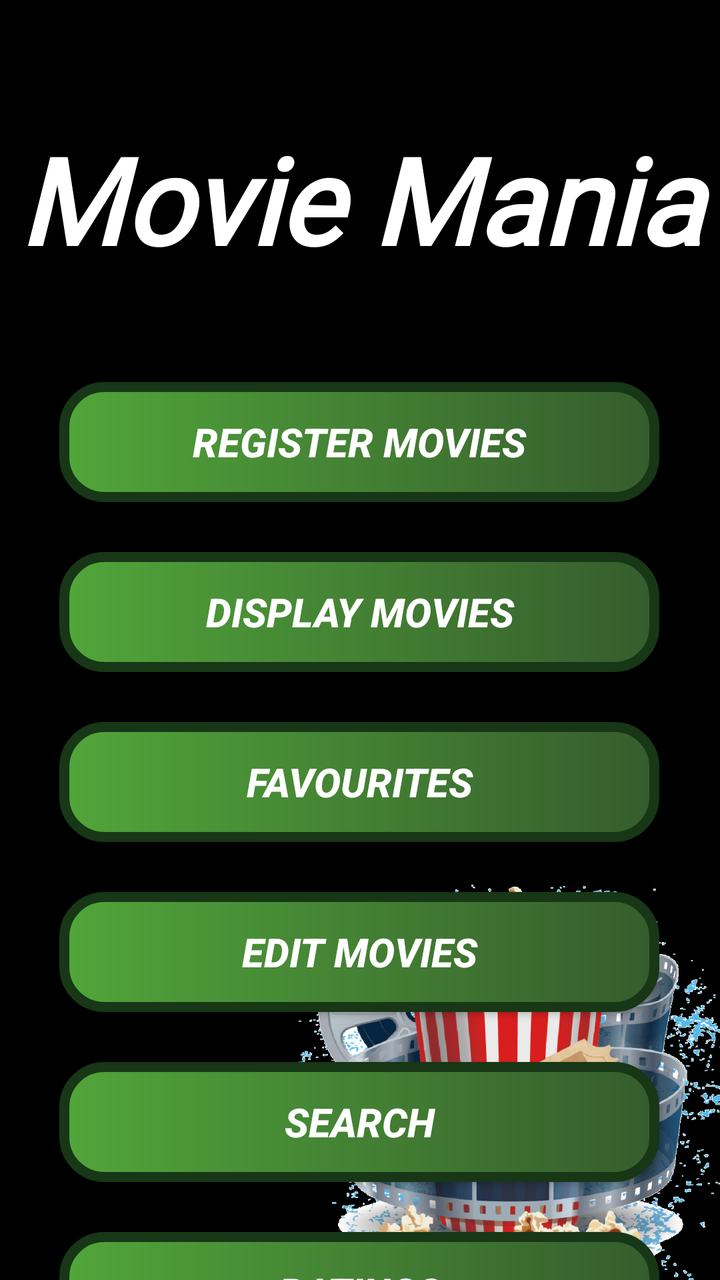
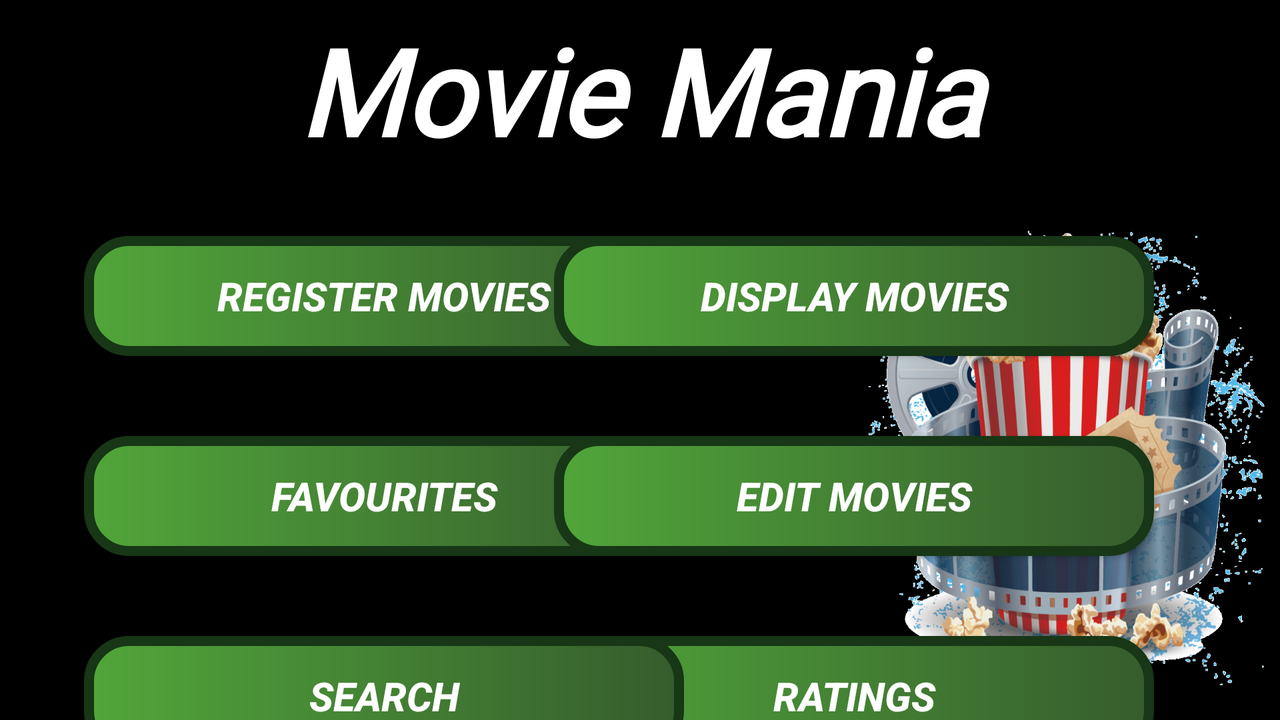

An Android layout and its configuration variant, each rendered on a device that would load it. The default file and the variant file are quoted in full after the pictures.
<!-- AndroidManifest.xml: application theme Theme.MovieMania -->
<!-- res/layout/activity_menu.xml -->
<?xml version="1.0" encoding="utf-8"?>
<androidx.constraintlayout.widget.ConstraintLayout xmlns:android="http://schemas.android.com/apk/res/android"
    xmlns:app="http://schemas.android.com/apk/res-auto"
    xmlns:tools="http://schemas.android.com/tools"
    android:layout_width="match_parent"
    android:layout_height="match_parent"
    android:background="@drawable/menu_port"
    tools:context=".MenuActivity">

    <TextView
        android:id="@+id/mainHeading"
        android:layout_width="0dp"
        android:layout_height="87dp"
        android:layout_marginTop="56dp"
        android:fontFamily="@font/amarante"
        android:gravity="center"
        android:text="@string/movie_mania"
        android:textAlignment="center"
        android:textColor="@color/white"
        android:textSize="60sp"
        android:textStyle="bold|italic"
        app:layout_constraintEnd_toEndOf="parent"
        app:layout_constraintHorizontal_bias="0.6"
        app:layout_constraintStart_toStartOf="parent"
        app:layout_constraintTop_toTopOf="parent" />

    <androidx.appcompat.widget.AppCompatButton
        android:id="@+id/btnRegister"
        android:layout_width="300dp"
        android:layout_height="60dp"
        android:layout_marginTop="48dp"
        android:background="@drawable/button"
        android:text="@string/register_movies"
        android:textColor="@color/white"
        android:textSize="20sp"
        android:textStyle="bold|italic"
        app:layout_constraintEnd_toEndOf="parent"
        app:layout_constraintHorizontal_bias="0.495"
        app:layout_constraintStart_toStartOf="parent"
        app:layout_constraintTop_toBottomOf="@+id/mainHeading"
        android:onClick="registerMovie"/>

    <androidx.appcompat.widget.AppCompatButton
        android:id="@+id/btnDisplay"
        android:layout_width="300dp"
        android:layout_height="60dp"
        android:layout_marginTop="25dp"
        android:background="@drawable/button"
        android:text="@string/display_movies"
        android:textColor="@color/white"
        android:textSize="20sp"
        android:textStyle="bold|italic"
        app:layout_constraintEnd_toEndOf="parent"
        app:layout_constraintHorizontal_bias="0.495"
        app:layout_constraintStart_toStartOf="parent"
        app:layout_constraintTop_toBottomOf="@+id/btnRegister"
        android:onClick="displayMovies"/>

    <androidx.appcompat.widget.AppCompatButton
        android:id="@+id/btnFavourites"
        android:layout_width="300dp"
        android:layout_height="60dp"
        android:layout_marginTop="25dp"
        android:background="@drawable/button"
        android:text="@string/favourites"
        android:textColor="@color/white"
        android:textSize="20sp"
        android:textStyle="bold|italic"
        app:layout_constraintEnd_toEndOf="parent"
        app:layout_constraintHorizontal_bias="0.495"
        app:layout_constraintStart_toStartOf="parent"
        app:layout_constraintTop_toBottomOf="@+id/btnDisplay"
        android:onClick="favourites"/>

    <androidx.appcompat.widget.AppCompatButton
        android:id="@+id/btnEditMovies"
        android:layout_width="300dp"
        android:layout_height="60dp"
        android:layout_marginTop="25dp"
        android:background="@drawable/button"
        android:text="@string/edit_movies"
        android:textColor="@color/white"
        android:textSize="20sp"
        android:textStyle="bold|italic"
        app:layout_constraintEnd_toEndOf="parent"
        app:layout_constraintHorizontal_bias="0.495"
        app:layout_constraintStart_toStartOf="parent"
        app:layout_constraintTop_toBottomOf="@+id/btnFavourites"
        android:onClick="editMovies"/>

    <androidx.appcompat.widget.AppCompatButton
        android:id="@+id/btnSeacrh"
        android:layout_width="300dp"
        android:layout_height="60dp"
        android:layout_marginTop="25dp"
        android:background="@drawable/button"
        android:text="@string/search"
        android:textColor="@color/white"
        android:textSize="20sp"
        android:textStyle="bold|italic"
        app:layout_constraintEnd_toEndOf="parent"
        app:layout_constraintHorizontal_bias="0.495"
        app:layout_constraintStart_toStartOf="parent"
        app:layout_constraintTop_toBottomOf="@+id/btnEditMovies"
        android:onClick="searchMovies"/>

    <androidx.appcompat.widget.AppCompatButton
        android:id="@+id/btnRatings"
        android:layout_width="300dp"
        android:layout_height="60dp"
        android:layout_marginTop="25dp"
        android:background="@drawable/button"
        android:text="@string/ratings"
        android:textColor="@color/white"
        android:textSize="20sp"
        android:textStyle="bold|italic"
        app:layout_constraintEnd_toEndOf="parent"
        app:layout_constraintHorizontal_bias="0.495"
        app:layout_constraintStart_toStartOf="parent"
        app:layout_constraintTop_toBottomOf="@+id/btnSeacrh"
        android:onClick="ratingMovies"/>


</androidx.constraintlayout.widget.ConstraintLayout>
<!-- resources referenced by this layout -->
<resources>
  <color name="white">#FFFFFFFF</color>
  <!-- drawable button (drawable) -->
  <?xml version="1.0" encoding="utf-8"?>
  <layer-list xmlns:android="http://schemas.android.com/apk/res/android">
      <item>
          <shape  android:shape="rectangle" >
              <corners
                  android:radius="20dp"
                  />
              <size
                  android:height="60dp"
                  />
              <stroke
                  android:width="5dp"
                  android:color="@color/btnBorder"
                  />
              <gradient
                  android:type="linear"
                  android:startColor="@color/btnBg"
                  android:endColor="@color/btnBg1"
                  />
          </shape>
      </item>
  </layer-list>
  <!-- drawable menu_port: png bitmap (drawable, 1002769 bytes) -->
  <string name="display_movies">Display Movies</string>
  <string name="edit_movies">Edit Movies</string>
  <string name="favourites">Favourites</string>
  <string name="movie_mania">Movie Mania</string>
  <string name="ratings">Ratings</string>
  <string name="register_movies">Register Movies</string>
  <string name="search">Search</string>
  <style name="Theme.MovieMania" parent="Theme.MaterialComponents.DayNight.DarkActionBar">
          
          <item name="colorPrimary">@color/purple_500</item>
          <item name="colorPrimaryVariant">@color/purple_700</item>
          <item name="colorOnPrimary">@color/white</item>
          
          <item name="colorSecondary">@color/teal_200</item>
          <item name="colorSecondaryVariant">@color/teal_700</item>
          <item name="colorOnSecondary">@color/black</item>
          
          <item name="android:statusBarColor" tools:targetApi="l">?attr/colorPrimaryVariant</item>
          
      </style>
  <color name="btnBorder">#173716</color>
  <color name="btnBg">#51A63A</color>
  <color name="btnBg1">#365C2D</color>
  <color name="purple_500">#FF6200EE</color>
  <color name="purple_700">#FF3700B3</color>
  <color name="teal_200">#FF03DAC5</color>
  <color name="teal_700">#FF018786</color>
  <color name="black">#FF000000</color>
</resources>
<!-- res/layout-land/activity_menu.xml (the repository's variant of the layout above) -->
<!-- drawn on the phone turned sideways -->
<?xml version="1.0" encoding="utf-8"?>
<androidx.constraintlayout.widget.ConstraintLayout xmlns:android="http://schemas.android.com/apk/res/android"
    xmlns:app="http://schemas.android.com/apk/res-auto"
    xmlns:tools="http://schemas.android.com/tools"
    android:layout_width="match_parent"
    android:layout_height="match_parent"
    android:background="@drawable/menu_land"
    tools:context=".MenuActivity">

    <TextView
        android:id="@+id/mainHeading"
        android:layout_width="465dp"
        android:layout_height="90dp"
        android:fontFamily="@font/amarante"
        android:gravity="center"
        android:text="@string/movie_mania"
        android:textAlignment="center"
        android:textColor="@color/white"
        android:textSize="60sp"
        android:textStyle="bold|italic"
        app:layout_constraintEnd_toEndOf="parent"
        app:layout_constraintStart_toStartOf="parent"
        app:layout_constraintTop_toTopOf="parent" />

    <androidx.appcompat.widget.AppCompatButton
        android:id="@+id/btnRegister"
        android:layout_width="300dp"
        android:layout_height="60dp"
        android:layout_marginTop="28dp"
        android:background="@drawable/button"
        android:onClick="registerMovie"
        android:text="@string/register_movies"
        android:textColor="@color/white"
        android:textSize="20sp"
        android:textStyle="bold|italic"
        app:layout_constraintEnd_toEndOf="parent"
        app:layout_constraintHorizontal_bias="0.124"
        app:layout_constraintStart_toStartOf="parent"
        app:layout_constraintTop_toBottomOf="@+id/mainHeading" />

    <androidx.appcompat.widget.AppCompatButton
        android:id="@+id/btnDisplay"
        android:layout_width="300dp"
        android:layout_height="60dp"
        android:layout_marginTop="28dp"
        android:background="@drawable/button"
        android:onClick="displayMovies"
        android:text="@string/display_movies"
        android:textColor="@color/white"
        android:textSize="20sp"
        android:textStyle="bold|italic"
        app:layout_constraintEnd_toEndOf="parent"
        app:layout_constraintHorizontal_bias="0.815"
        app:layout_constraintStart_toStartOf="parent"
        app:layout_constraintTop_toBottomOf="@+id/mainHeading" />

    <androidx.appcompat.widget.AppCompatButton
        android:id="@+id/btnFavourites"
        android:layout_width="300dp"
        android:layout_height="60dp"
        android:layout_marginTop="40dp"
        android:background="@drawable/button"
        android:onClick="favourites"
        android:text="@string/favourites"
        android:textColor="@color/white"
        android:textSize="20sp"
        android:textStyle="bold|italic"
        app:layout_constraintEnd_toEndOf="parent"
        app:layout_constraintHorizontal_bias="0.124"
        app:layout_constraintStart_toStartOf="parent"
        app:layout_constraintTop_toBottomOf="@+id/btnRegister" />

    <androidx.appcompat.widget.AppCompatButton
        android:id="@+id/btnEditMovies"
        android:layout_width="300dp"
        android:layout_height="60dp"
        android:layout_marginTop="40dp"
        android:background="@drawable/button"
        android:onClick="editMovies"
        android:text="@string/edit_movies"
        android:textColor="@color/white"
        android:textSize="20sp"
        android:textStyle="bold|italic"
        app:layout_constraintEnd_toEndOf="parent"
        app:layout_constraintHorizontal_bias="0.815"
        app:layout_constraintStart_toStartOf="parent"
        app:layout_constraintTop_toBottomOf="@+id/btnDisplay" />

    <androidx.appcompat.widget.AppCompatButton
        android:id="@+id/btnRatings"
        android:layout_width="300dp"
        android:layout_height="60dp"
        android:layout_marginTop="40dp"
        android:background="@drawable/button"
        android:onClick="ratingMovies"
        android:text="@string/ratings"
        android:textColor="@color/white"
        android:textSize="20sp"
        android:textStyle="bold|italic"
        app:layout_constraintEnd_toEndOf="parent"
        app:layout_constraintHorizontal_bias="0.815"
        app:layout_constraintStart_toStartOf="parent"
        app:layout_constraintTop_toBottomOf="@+id/btnEditMovies" />

    <androidx.appcompat.widget.AppCompatButton
        android:id="@+id/btnSeacrh"
        android:layout_width="300dp"
        android:layout_height="60dp"
        android:layout_marginTop="40dp"
        android:background="@drawable/button"
        android:onClick="searchMovies"
        android:text="@string/search"
        android:textColor="@color/white"
        android:textSize="20sp"
        android:textStyle="bold|italic"
        app:layout_constraintEnd_toEndOf="parent"
        app:layout_constraintHorizontal_bias="0.124"
        app:layout_constraintStart_toStartOf="parent"
        app:layout_constraintTop_toBottomOf="@+id/btnFavourites" />


</androidx.constraintlayout.widget.ConstraintLayout>
<!-- resources referenced by the variant -->
<!-- as the phone turned sideways resolves them -->
<resources>
  <color name="white">#FFFFFFFF</color>
  <!-- drawable button (drawable) -->
  <?xml version="1.0" encoding="utf-8"?>
  <layer-list xmlns:android="http://schemas.android.com/apk/res/android">
      <item>
          <shape  android:shape="rectangle" >
              <corners
                  android:radius="20dp"
                  />
              <size
                  android:height="60dp"
                  />
              <stroke
                  android:width="5dp"
                  android:color="@color/btnBorder"
                  />
              <gradient
                  android:type="linear"
                  android:startColor="@color/btnBg"
                  android:endColor="@color/btnBg1"
                  />
          </shape>
      </item>
  </layer-list>
  <!-- drawable menu_land: png bitmap (drawable, 934460 bytes) -->
  <string name="display_movies">Display Movies</string>
  <string name="edit_movies">Edit Movies</string>
  <string name="favourites">Favourites</string>
  <string name="movie_mania">Movie Mania</string>
  <string name="ratings">Ratings</string>
  <string name="register_movies">Register Movies</string>
  <string name="search">Search</string>
  <style name="Theme.MovieMania" parent="Theme.MaterialComponents.DayNight.DarkActionBar">
          
          <item name="colorPrimary">@color/purple_500</item>
          <item name="colorPrimaryVariant">@color/purple_700</item>
          <item name="colorOnPrimary">@color/white</item>
          
          <item name="colorSecondary">@color/teal_200</item>
          <item name="colorSecondaryVariant">@color/teal_700</item>
          <item name="colorOnSecondary">@color/black</item>
          
          <item name="android:statusBarColor" tools:targetApi="l">?attr/colorPrimaryVariant</item>
          
      </style>
  <color name="btnBorder">#173716</color>
  <color name="btnBg">#51A63A</color>
  <color name="btnBg1">#365C2D</color>
  <color name="purple_500">#FF6200EE</color>
  <color name="purple_700">#FF3700B3</color>
  <color name="teal_200">#FF03DAC5</color>
  <color name="teal_700">#FF018786</color>
  <color name="black">#FF000000</color>
</resources>
